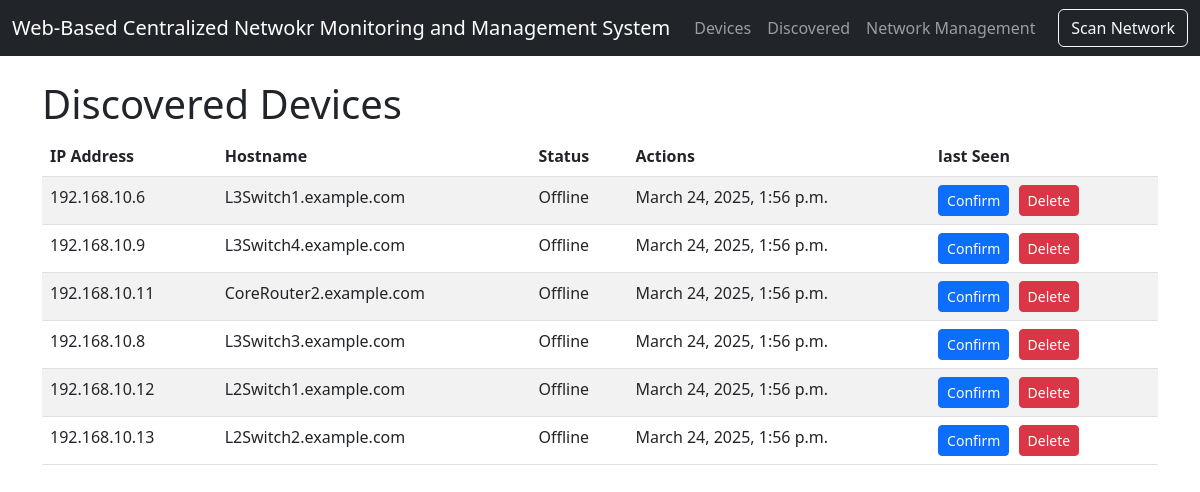
The app's page /dashboardapp/discovered/ with its own data.
### dashboardapp/models.py (models this page shows, shortened)
class DiscoveredDevice(models.Model):
    ip_address = models.GenericIPAddressField(protocol='IPv4', unique=True)
    hostname = models.CharField(max_length=100, blank=True)
    vendor = models.CharField(max_length=100, blank=True)
    community = models.CharField(max_length=50, default='public', blank=True)
    discovered_on = models.DateTimeField(auto_now_add=True)
    confirmed = models.BooleanField(default=False)
    status = models.CharField(max_length=50, default='Unknown')
    last_seen = models.DateTimeField(null=True, blank=True)

### dashboardapp/views.py (the view)
# urls.py: path('discovered/', discovered_list, name='discovered_list'),
def discovered_list(request):
    discovered = DiscoveredDevice.objects.filter(confirmed=False)
    return render(request, "dashboardapp/discovered_list.html", {"discovered": discovered})

### templates/dashboardapp/discovered_list.html (shortened to what this page needs)
{% extends '../base.html' %}
{% load static %}
{% block content %}
<h1>Discovered Devices</h1>
{% if discovered %}
  <table class="table table-striped">
    <thead>
      <tr>
        <th>IP Address</th>
        <th>Hostname</th>
        <th>Status</th>
        <th>Actions</th>
        <th>last Seen</th>
      </tr>
    </thead>
    <tbody>
      {% for dev in discovered %}
      <tr>
        <td>{{ dev.ip_address }}</td>
        <td>{{ dev.hostname }}</td>
        <td>{{ dev.status }}</td>
        <td>{{ dev.last_seen}}</td>
        <td>
          {% if not dev.confirmed %}
            <form action="{% url 'confirm_discovered_device' dev.pk %}" method="post" style="display:inline;">
              <button type="submit" class="btn btn-sm btn-primary">Confirm</button>
            </form>
          {% endif %}
          {% if not dev.confirmed %}
            <form action="{% url 'delete_discovered_device' dev.pk %}" method="post" style="display:inline; margin-left:5px;">
              <button type="submit" class="btn btn-sm btn-danger">Delete</button>
            </form>
          {% endif %}
        </td>
      </tr>
      {% endfor %}
    </tbody>
  </table>
{% else %}
  <p>No newly discovered devices.</p>
{% endif %}
{% endblock %} if request.method == 'POST':

### records on screen
DiscoveredDevice: ip_address "192.168.10.6", hostname "L3Switch1.example.com", status "Offline", last_seen "March 24, 2025, 1:56 p.m.", confirmed "Confirm"
DiscoveredDevice: ip_address "192.168.10.9", hostname "L3Switch4.example.com", status "Offline", last_seen "March 24, 2025, 1:56 p.m.", confirmed "Confirm"
DiscoveredDevice: ip_address "192.168.10.11", hostname "CoreRouter2.example.com", status "Offline", last_seen "March 24, 2025, 1:56 p.m.", confirmed "Confirm"
DiscoveredDevice: ip_address "192.168.10.8", hostname "L3Switch3.example.com", status "Offline", last_seen "March 24, 2025, 1:56 p.m.", confirmed "Confirm"
DiscoveredDevice: ip_address "192.168.10.12", hostname "L2Switch1.example.com", status "Offline", last_seen "March 24, 2025, 1:56 p.m.", confirmed "Confirm"
DiscoveredDevice: ip_address "192.168.10.13", hostname "L2Switch2.example.com", status "Offline", last_seen "March 24, 2025, 1:56 p.m.", confirmed "Confirm"
